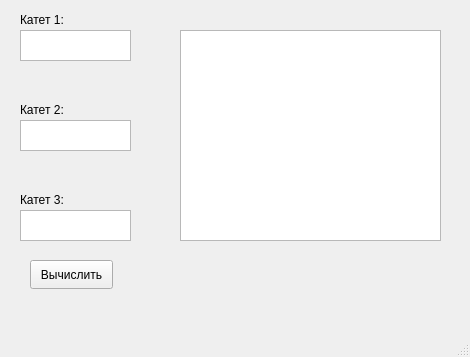
<?xml version="1.0" encoding="UTF-8"?>
<ui version="4.0">
 <class>MainWindow</class>
 <widget class="QMainWindow" name="MainWindow">
  <property name="geometry">
   <rect>
    <x>0</x>
    <y>0</y>
    <width>470</width>
    <height>357</height>
   </rect>
  </property>
  <property name="windowTitle">
   <string>MainWindow</string>
  </property>
  <widget class="QWidget" name="centralwidget">
   <widget class="QTextEdit" name="textEdit_4">
    <property name="geometry">
     <rect>
      <x>20</x>
      <y>210</y>
      <width>111</width>
      <height>31</height>
     </rect>
    </property>
   </widget>
   <widget class="QLabel" name="Kat2Label">
    <property name="geometry">
     <rect>
      <x>20</x>
      <y>100</y>
      <width>63</width>
      <height>20</height>
     </rect>
    </property>
    <property name="text">
     <string>Катет 2:</string>
    </property>
   </widget>
   <widget class="QLabel" name="Kat1Label">
    <property name="geometry">
     <rect>
      <x>20</x>
      <y>10</y>
      <width>63</width>
      <height>20</height>
     </rect>
    </property>
    <property name="text">
     <string>Катет 1:</string>
    </property>
   </widget>
   <widget class="QTextEdit" name="textEdit_2">
    <property name="geometry">
     <rect>
      <x>20</x>
      <y>120</y>
      <width>111</width>
      <height>31</height>
     </rect>
    </property>
   </widget>
   <widget class="QTextEdit" name="textEdit">
    <property name="geometry">
     <rect>
      <x>20</x>
      <y>30</y>
      <width>111</width>
      <height>31</height>
     </rect>
    </property>
   </widget>
   <widget class="QPushButton" name="pushButton">
    <property name="geometry">
     <rect>
      <x>30</x>
      <y>260</y>
      <width>83</width>
      <height>29</height>
     </rect>
    </property>
    <property name="text">
     <string>Вычислить</string>
    </property>
   </widget>
   <widget class="QLabel" name="Kat3Label">
    <property name="geometry">
     <rect>
      <x>20</x>
      <y>190</y>
      <width>63</width>
      <height>20</height>
     </rect>
    </property>
    <property name="text">
     <string>Катет 3:</string>
    </property>
   </widget>
   <widget class="QPlainTextEdit" name="plainTextEdit">
    <property name="geometry">
     <rect>
      <x>180</x>
      <y>30</y>
      <width>261</width>
      <height>211</height>
     </rect>
    </property>
   </widget>
  </widget>
  <widget class="QMenuBar" name="menubar">
   <property name="geometry">
    <rect>
     <x>0</x>
     <y>0</y>
     <width>470</width>
     <height>25</height>
    </rect>
   </property>
  </widget>
  <widget class="QStatusBar" name="statusbar"/>
 </widget>
 <resources/>
 <connections/>
</ui>
